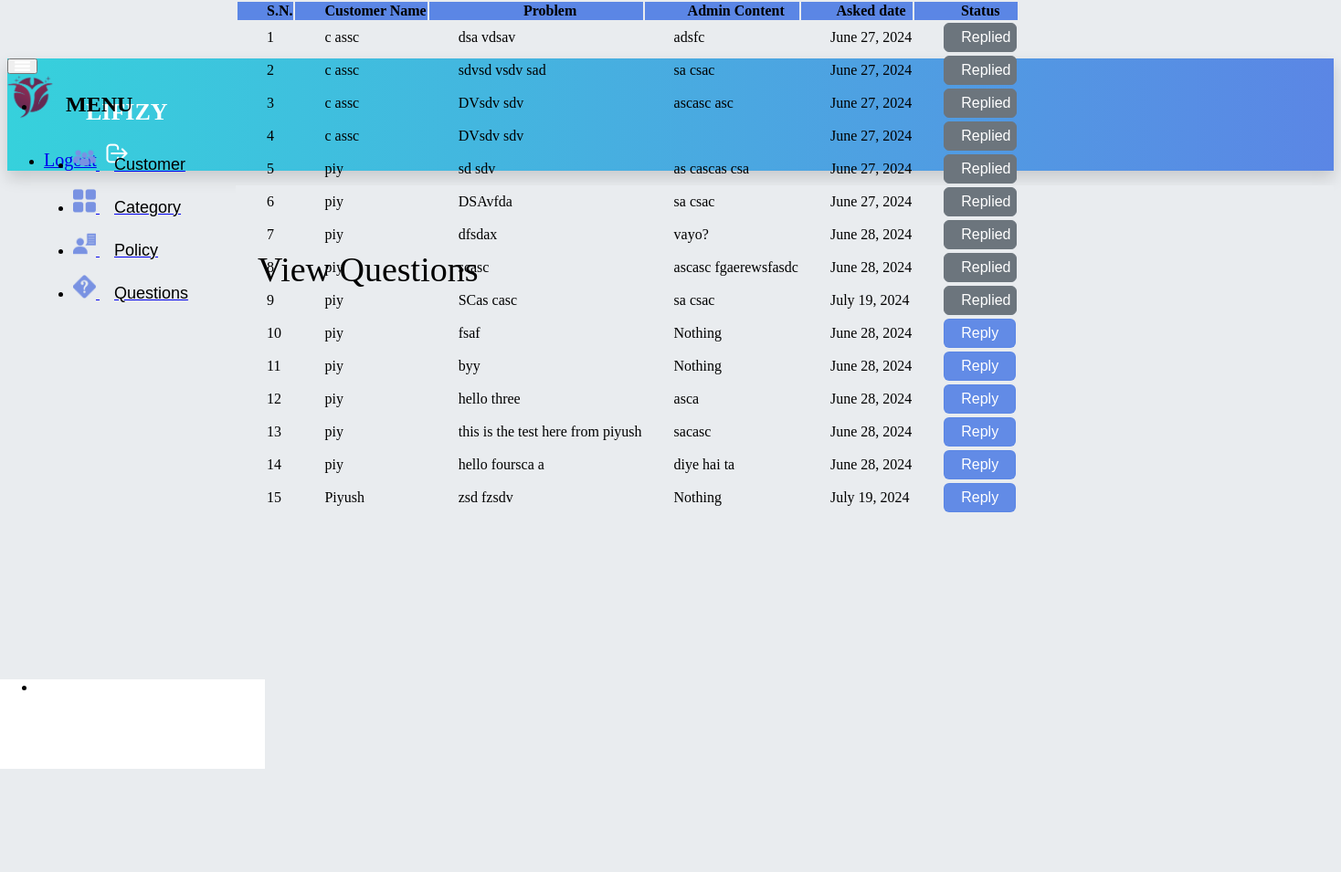
Page /admin-question (signed in) on the committed database.
### insurance/models.py (models this page shows, shortened)
class Question(models.Model):
    customer = models.ForeignKey(Customer, on_delete=models.CASCADE)
    description = models.CharField(max_length=500)
    admin_comment = models.CharField(max_length=200, default='Nothing')
    asked_date = models.DateField(auto_now=True)
    replied = models.BooleanField(default=False)

### customer/models.py (models this page shows, shortened)
class Customer(models.Model):
    user = models.OneToOneField(User, on_delete=models.CASCADE)
    profile_pic = models.ImageField(upload_to='profile_pic/Customer/', null=True, blank=True)
    address = models.CharField(max_length=40)
    mobile = models.CharField(max_length=20, null=False)
    def __str__(self):
        return self.user.first_name

### insurance/views.py (the view)
# urls.py: path('admin-question', views.admin_question_view, name='admin-question'),
@login_required(login_url='adminlogin')
def admin_question_view(request):
    questions = models.Question.objects.all()
    return render(request, 'insurance/admin_question.html', {'questions': questions})

### templates/insurance/admin_question.html (shortened to what this page needs)
{% extends 'insurance/adminbase.html' %}
{% load static %}
{% block content %}
    <div class="wrapper">
        <div class="heading-section">
            <p class="mb-0 text-dark heading-text">View Questions</p>
        </div>
        <div class="card shadow border-0 mb-7 m-4 main-card">
            <div class="scrollable">
                <div class="table-responsive">
                    <table class="table table-hover table-nowrap table-striped position-relative">
                        <thead class="main-header" style="position: sticky; top: 0; z-index: 1000">
                        <tr>
                            <th scope="col" class="text-white pl-6">S.N.</th>
                            <th scope="col" class="text-white pl-6">Customer Name</th>
                            <th scope="col" class="text-white">Problem</th>
                            <th class="text-white">Admin Content</th>
                            <th class="text-white">Asked date</th>
                            <th class="text-white">Status</th>
                        </tr>
                        </thead>
                        <tbody>
                        {% for t in questions %}
                            <tr>
                                <td>{{ forloop.counter }}</td>
                                <td>{{ t.customer }}</td>
                                <td>{{ t.description }}</td>
                                <td>{{ t.admin_comment }}</td>
                                <td>{{ t.asked_date }}</td>
                                <td>
                                    {% if t.replied %}
                                        <button class="heading-buttons d-flex justify-content-center align-items-center"
                                                disabled>Replied
                                        </button>
                                    {% else %}
                                        <a class="dropdown-item" href="{% url 'update-question' t.id %}">
                                            <button class="heading-button d-flex justify-content-center align-items-center">
                                                Reply
                                            </button>
                                        </a>
                                    {% endif %}
                                </td>
                            </tr>
                        {% endfor %}
                        </tbody>
                    </table>
                </div>
            </div>
        </div>
    </div>
{% endblock %}

### templates/insurance/adminbase.html (style rules this page uses)
html { position: relative; min-height: 100%; background-color: #e9ecef; }
body { overflow-x: hidden; }
body.fixed-nav { padding-top: 56px; }

### templates/insurance/admin_question.html (style rules this page uses)
.table-responsive { overflow: visible !important; }
.main-header { background: rgba(91, 134, 229, 1); }
.table th { padding-left: 2rem; }
.table td { padding-left: 2rem; }
.heading-text { font-size: 38px; }
.heading-button { border-radius: 6px; font-size: 16px; border: 1px solid rgba(91, 134, 229, 0.95); background-color: rgba(91, 134, 229, 0.95); color: white; padding: 6px 18px; cursor: pointer; }
.heading-buttons { border-radius: 6px; font-size: 16px; border: 1px solid #6c757d; background-color: #6c757d; color: white; padding: 6px 18px; width: 80px; }
.heading-section { display: flex; margin: 2rem 1.5rem 0.5rem; justify-content: space-between; }
.main-card { flex-grow: 1; }
.wrapper { display: flex; flex-direction: column; height: 100%; width: 100%; }
.scrollable { position: absolute; top: 0; width: 100%; height: 100%; overflow: auto; }
.dropdown-item { padding: 0; }

### rows in the picture
Question: customer "c assc", description "dsa vdsav", admin_comment "adsfc", asked_date "June 27, 2024", replied "Replied"
Question: customer "c assc", description "sdvsd vsdv sad", admin_comment "sa csac", asked_date "June 27, 2024", replied "Replied"
Question: customer "c assc", description "DVsdv sdv", admin_comment "ascasc asc", asked_date "June 27, 2024", replied "Replied"
Question: customer "c assc", description "DVsdv sdv", asked_date "June 27, 2024", replied "Replied"
Question: customer "piy", description "sd sdv", admin_comment "as cascas csa", asked_date "June 27, 2024", replied "Replied"
Question: customer "piy", description "DSAvfda", admin_comment "sa csac", asked_date "June 27, 2024", replied "Replied"
Question: customer "piy", description "dfsdax", admin_comment "vayo?", asked_date "June 28, 2024", replied "Replied"
Question: customer "piy", description "scasc", admin_comment "ascasc fgaerewsfasdc", asked_date "June 28, 2024", replied "Replied"
Question: customer "piy", description "SCas casc", admin_comment "sa csac", asked_date "July 19, 2024", replied "Replied"
Question: customer "piy", description "fsaf", admin_comment "Nothing", asked_date "June 28, 2024", replied "Reply"
Question: customer "piy", description "byy", admin_comment "Nothing", asked_date "June 28, 2024", replied "Reply"
Question: customer "piy", description "hello three", admin_comment "asca", asked_date "June 28, 2024", replied "Reply"
Question: customer "piy", description "this is the test here from piyush", admin_comment "sacasc", asked_date "June 28, 2024", replied "Reply"
Question: customer "piy", description "hello foursca a", admin_comment "diye hai ta", asked_date "June 28, 2024", replied "Reply"
Question: customer "Piyush", description "zsd fzsdv", admin_comment "Nothing", asked_date "July 19, 2024", replied "Reply"
